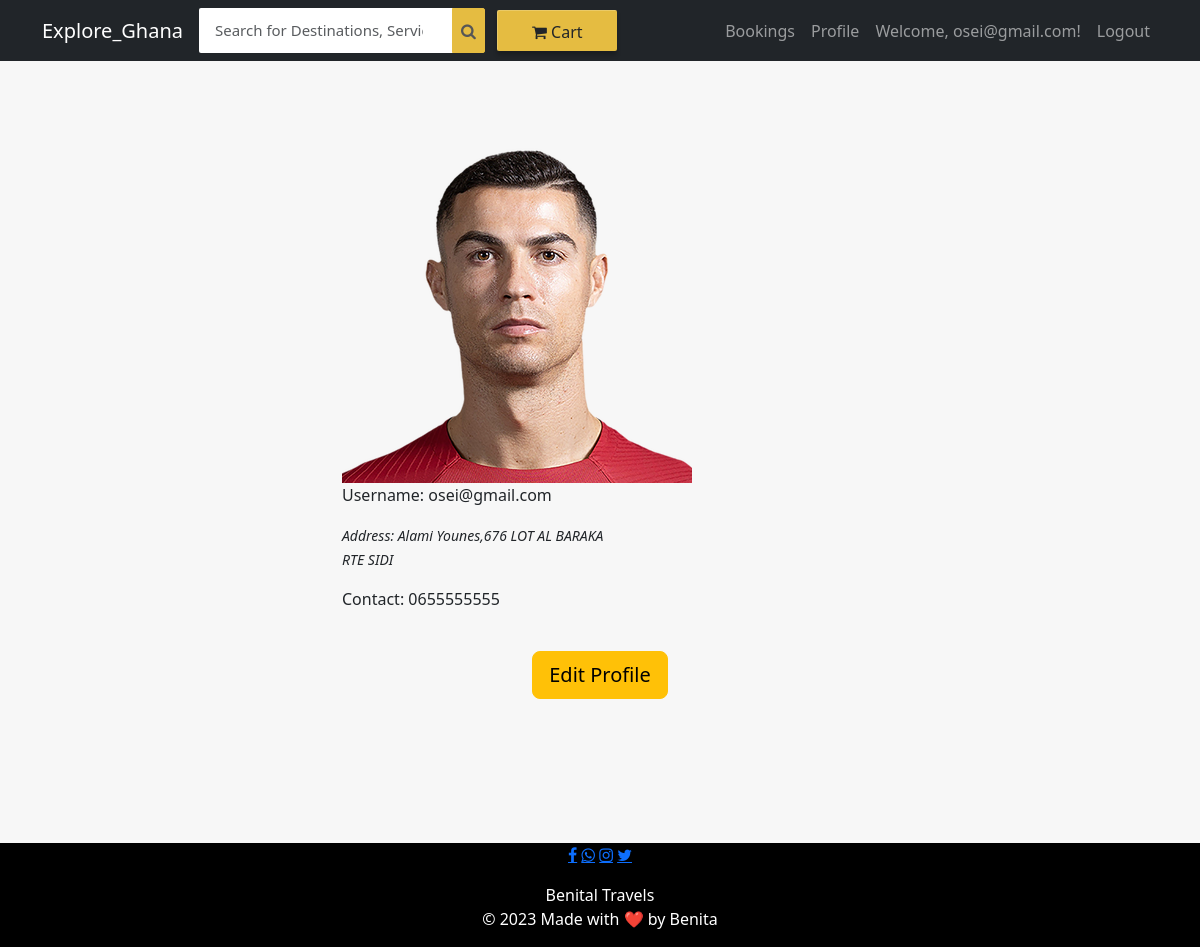
Page /my-profile (signed in) on the committed database.
### ecom/models.py (models this page shows, shortened)
class Customer(models.Model):
    user=models.OneToOneField(User,on_delete=models.CASCADE)
    profile_pic= models.ImageField(upload_to='profile_pic/CustomerProfilePic/',null=True,blank=True)
    address = models.CharField(max_length=40)
    mobile = models.CharField(max_length=20,null=False)

### ecom/views.py (the view)
# urls.py: path('my-profile', views.my_profile_view,name='my-profile'),
@login_required(login_url='customerlogin')
@user_passes_test(is_customer)
def my_profile_view(request):
    user_name = request.user.username
    customer=models.Customer.objects.get(user_id=request.user.id)
    return render(request,'ecom/my_profile.html',{'customer':customer,'user_name':user_name})

### ecom/views.py (called while the page is built)
def is_customer(user):
    return user.groups.filter(name='CUSTOMER').exists()

### templates/ecom/my_profile.html (shortened to what this page needs)
{% extends 'ecom/customer_base.html' %}
{% load static %}
{% block content %}
<br><br><br>
<div style="padding-left:300px;" class="container">
        <div class="col-sm-2 col-md-2">
            <img src="{% static customer.profile_pic.url %}"   alt="profile pic" class="img-rounded img-responsive" />
        </div>
        <div class="col-sm-4 col-md-4">
            <blockquote>
                <p>Username: {{request.user}}</p> <small><cite title="Source Title">Address: {{customer.address}}  </cite></small>
            </blockquote>
            <p>Contact: {{customer.mobile}}
            </p>
        </div>
</div>
<br>
<div style="text-align: center;">
  <a href="/edit-profile"><button class="btn btn-warning btn-lg" ><span>Edit Profile </span></button></a>
</div>
<br><br><br><br><br><br>
{% endblock content %}

### templates/ecom/customer_base.html (shortened to what this page needs)
{% load static %}
<!DOCTYPE html>
<html>
<head>
    <link href="https://cdn.jsdelivr.net/npm/bootstrap@5.3.0/dist/css/bootstrap.min.css" rel="stylesheet">
    <link rel="stylesheet" href="https://maxcdn.bootstrapcdn.com/font-awesome/4.7.0/css/font-awesome.min.css">
</head>
<body>
<nav id="navbar" class="navbar navbar-expand-lg navbar-dark bg-dark">
  <div class="container">
    <a class="navbar-brand" href="/">Explore_Ghana</a>
    <div class="collapse navbar-collapse" id="navbar-collapse">
<form action="/search" method="get" class="d-flex navbar-form navbar-right">
  <div class="input-group">
    <input class="form-control navbar-input" type="search" placeholder="Search for Destinations, Services and more" name="query" id="query">
    <div class="input-group-append">
      <button class="btn btn-outline-light navbar-button px-2" type="submit"  style="height: 45px;">
        <span class="fa fa-search"></span>
      </button>
    </div>
  </div>
</form>
      <a class="navbar-text cart-button" href="/cart">
        <span class="fa fa-shopping-cart cart-svg"></span>  Cart
      </a>
      <ul class="navbar-nav ms-auto">
        <li class="nav-item">
          <a class="nav-link" href="/my-order">Bookings</a>
        </li>
        <li class="nav-item">
          <a class="nav-link" href="/my-profile">Profile</a>
        </li>
        <li class="nav-item">
          <span class="nav-link">Welcome, {{ user_name }}!</span>
        </li>
        <li class="nav-item">
          <a class="nav-link" href="/logout">Logout</a>
        </li>
      </ul>
    </div>
  </div>
</nav>
<div class="container">
    <div class="row">
        <div class="col-md-12 col-sm-12">
            {% block content %}
            {% endblock content %}
        </div>
    </div>
</div>
<footer style="background-color: black;">
    <div class="container">
        <div class="row">
            <div class="col-md-12 col-sm-12 text-center">
                <p>
                    <a href="https://www.facebook.com/benita.katalena" class="fa fa-facebook"></a>
                    <a href="https://wa.me/233558803168" class="fa fa-whatsapp"></a>
                    <a href="https://instagram.com/mami.gyamfua?igshid=MzRlODBiNWFlZA==" class="fa fa-instagram"></a>
                    <a href="#" class="fa fa-twitter"></a>
                </p>
            </div>
        </div>
        <div class="row">
            <div class="col-md-12 col-sm-12 text-center">
                <div style="color:#ffffff;" class="wow fadeInUp footer-copyright">
                    <p>Benital Travels<br>
                        &copy; 2023 Made with  &#10084;&#65039; by Benita
                    </p>
                </div>
            </div>
        </div>
    </div>
</footer>
</body>
</html>

### templates/ecom/customer_base.html (style rules this page uses)
body { background-color: #f7f7f7; }
.navbar-input { padding: 11px 16px; border-radius: 2px 0 0 2px; border: 0 none; outline: 0 none; font-size: 15px; }
.navbar-button { background-color: #e5bc41; border: 1px solid #e5bc41; border-radius: 0 2px 2px 0; color: #565656; padding: 10px 0; height: 43px; cursor: pointer; }
.cart-button { background-color: #E5BC41; box-shadow: 0 4px 4px 0 rgba(0, 0, 0, .23), inset 1px 1px 0 0 hsla(0, 0%, 100%, .2); padding: 10px 0; text-align: center; height: 41px; border-radius: 2px; font-weight: 500; width: 120px; display: inline-block; color: #FFFFFF; text-decoration: none; color: inherit; border: none; outline: none; }

### templates/ecom/my_profile.html (style rules this page uses)
body { background-color:#f7f7f7; }

### rows in the picture
Customer: profile_pic (picture), address "Alami Younes,676 LOT AL BARAKA RTE SIDI", mobile "0655555555"

### other values in the picture
{{ user_name }} "osei@gmail.com"
{{ request.user }} "osei@gmail.com"
